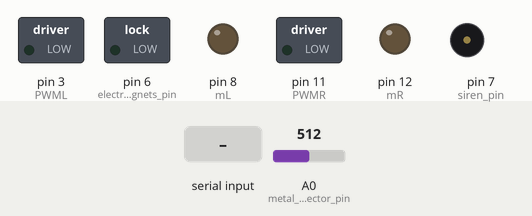
This sketch was run on a simulated Arduino Uno, built with avr-gcc and run on an emulated ATmega328P. On the bench: switched loads named in the sketch (green lamp = pin HIGH), output pins drawn as LEDs (lit = HIGH), buzzer (waves = sounding, pin HIGH). The inputs (shaded band) are chosen by the test bench; at power-on: A0 (metal_detector_pin) = 512.

Above: at 1.2 s.
1.3 s: A0 (metal_detector_pin) set to 909
2.8 s: A0 (metal_detector_pin) set to 935
At 3.4 s:
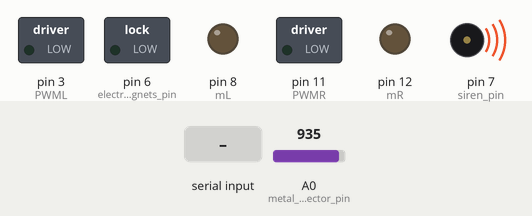
4.3 s: "F" received over Serial
At 4.6 s:
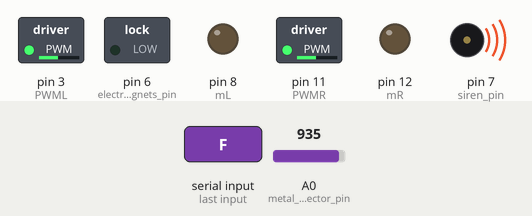
5.8 s: "B" received over Serial
At 6.9 s:
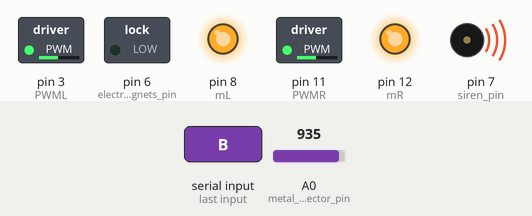
7.3 s: "L" received over Serial
At 8.1 s:
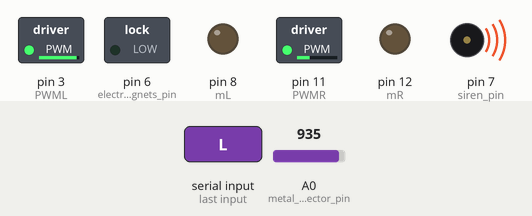
8.8 s: "R" received over Serial
At 9.2 s:
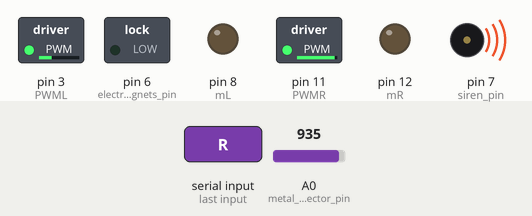
Timing chart, 0 to 11.3 s (numbered marks = the images above; inputs shaded):
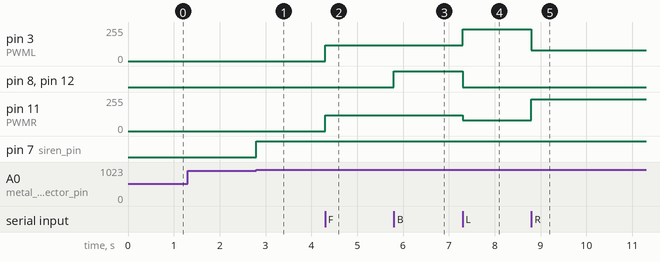

The sketch:

Minesweeper_robot_F1.2.ino
```cpp
/*KEYS:
- F: Forward
- B: Backwards
- R: Right
- L: Left
- S: Stop
- W: Siren on
- w: Siren off
- U: Electromagnets Open
- u: Electromagnets Close
*/
#define mR 12
#define PWMR 11
#define mL 8
#define PWML 3
#define metal_detector_pin  A0
#define siren_pin 7
#define electromagnets_pin 6

char val;
int PWM_STRAIGHT = 120;
int PWM_TURNING_HIGH = 240;
int PWM_TURNING_LOW = 80;
int PWM_STOP = 0;
int metal_threshold = 920;
bool flag = false;

void motorCommand(int right_pwm, int left_pwm, bool right_dir, bool left_dir){
  if (right_dir) digitalWrite(mR, HIGH);
  else digitalWrite(mR, LOW);
  if (left_dir) digitalWrite(mL, HIGH);
  else digitalWrite(mL, LOW);
  analogWrite(PWMR, right_pwm);
  analogWrite(PWML, left_pwm);
}

void blink(){
  digitalWrite(siren_pin, HIGH);
  delay(3000);
  digitalWrite(siren_pin, LOW);
}

void setup(){
  Serial.begin(9600);

  //motor pin definitions
  pinMode(mR, OUTPUT);
  pinMode(mL, OUTPUT);
  pinMode(PWMR,OUTPUT);
  pinMode(PWML,OUTPUT);
  motorCommand(PWM_STOP, PWM_STOP, 0, 0);

  //metal detection system definitions
  pinMode(metal_detector_pin, INPUT);
  pinMode(siren_pin, OUTPUT);
  pinMode(electromagnets_pin, OUTPUT);
}

void loop(){
  while (Serial.available() > 0) val = Serial.read();

  if(val == 'F') motorCommand(PWM_STRAIGHT, PWM_STRAIGHT, 0, 0);
  else if(val == 'B') motorCommand(PWM_STRAIGHT, PWM_STRAIGHT, 1, 1);
  else if(val == 'L') motorCommand(PWM_TURNING_LOW, PWM_TURNING_HIGH, 0, 0);
  else if(val == 'R') motorCommand(PWM_TURNING_HIGH, PWM_TURNING_LOW, 0, 0);
  else if(val == 'S') motorCommand(PWM_STOP, PWM_STOP, 0, 0);
  if(val == 'W'){
    digitalWrite(siren_pin, HIGH);
    flag = true;
  }
  else if (val == 'w'){
    digitalWrite(siren_pin, LOW);
    flag = false;
  }
  else if(val == 'U') digitalWrite(electromagnets_pin, HIGH);
  else if(val == 'u') digitalWrite(electromagnets_pin, LOW);

  if (val == '1') PWM_STRAIGHT = 80;
  else if (val == '2') PWM_STRAIGHT = 100;
  else if (val == '3') PWM_STRAIGHT = 120;
  else if (val == '4') PWM_STRAIGHT = 140;
  else if (val == '5') PWM_STRAIGHT = 160;
  else if (val == '6') PWM_STRAIGHT = 180;
  else if (val == '7') PWM_STRAIGHT = 200;
  else if (val == '8') PWM_STRAIGHT = 220;
  else if (val == '9') PWM_STRAIGHT = 250;
  else if (val == 'q') PWM_STRAIGHT = 250;

  if (analogRead(metal_detector_pin)>metal_threshold) digitalWrite(siren_pin, HIGH);
  else if (!flag) digitalWrite(siren_pin, LOW);
}
```

Measured:
- the behaviour switches between 920 and 921 on A0 (metal_detector_pin) (found by bisection; images 0 and 1)
- after the input at 1.3 s, every drawn part: stays the same
- after the input at 2.8 s, pin 7 (siren_pin): LOW → HIGH at once
- after the input at 4.3 s, pin 3 (PWML), pin 11 (PWMR): 0/255 → 120/255 at once
- after the input at 5.8 s, pin 8 (mL), pin 12 (mR): LOW → HIGH at once
- after the input at 7.3 s, pin 3 (PWML): 120/255 → 240/255 at once; pin 8 (mL), pin 12 (mR): HIGH → LOW at once; pin 11 (PWMR): 120/255 → 80/255 at once
- after the input at 8.8 s, pin 3 (PWML): 240/255 → 80/255 at once; pin 11 (PWMR): 80/255 → 240/255 at once
